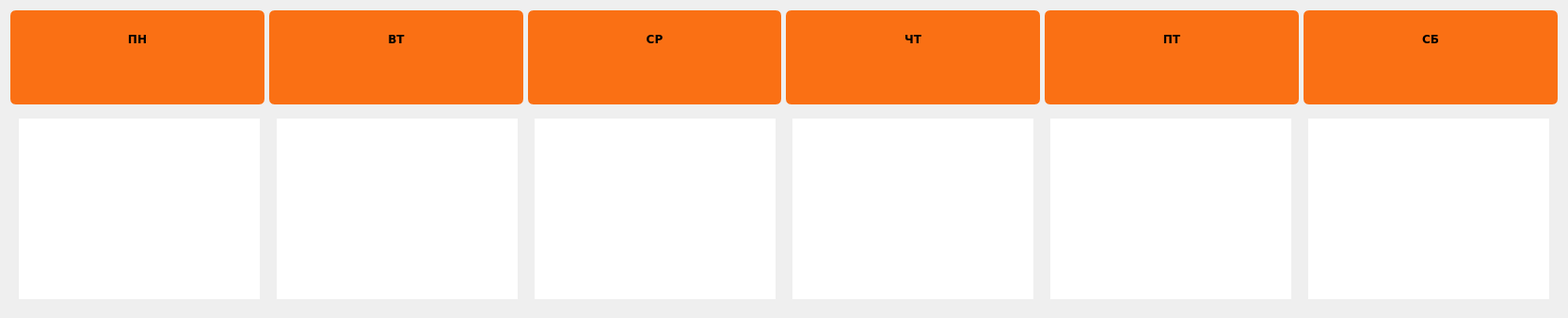
     <widget class="QFrame" name="frame_18">
      <property name="enabled">
       <bool>true</bool>
      </property>
      <property name="frameShape">
       <enum>QFrame::NoFrame</enum>
      </property>
      <property name="frameShadow">
       <enum>QFrame::Raised</enum>
      </property>
      <layout class="QGridLayout" name="gridLayout_17">
       <item row="0" column="0">
        <widget class="QFrame" name="frame">
         <property name="sizePolicy">
          <sizepolicy hsizetype="Preferred" vsizetype="Minimum">
           <horstretch>0</horstretch>
           <verstretch>0</verstretch>
          </sizepolicy>
         </property>
         <property name="minimumSize">
          <size>
           <width>0</width>
           <height>100</height>
          </size>
         </property>
         <property name="maximumSize">
          <size>
           <width>16777215</width>
           <height>100</height>
          </size>
         </property>
         <property name="baseSize">
          <size>
           <width>0</width>
           <height>0</height>
          </size>
         </property>
         <property name="frameShape">
          <enum>QFrame::NoFrame</enum>
         </property>
         <property name="frameShadow">
          <enum>QFrame::Raised</enum>
         </property>
         <layout class="QHBoxLayout" name="horizontalLayout">
          <property name="spacing">
           <number>5</number>
          </property>
          <property name="leftMargin">
           <number>0</number>
          </property>
          <property name="topMargin">
           <number>0</number>
          </property>
          <property name="rightMargin">
           <number>0</number>
          </property>
          <property name="bottomMargin">
           <number>0</number>
          </property>
          <item>
           <widget class="QFrame" name="frame_8">
            <property name="sizePolicy">
             <sizepolicy hsizetype="Minimum" vsizetype="Minimum">
              <horstretch>0</horstretch>
              <verstretch>0</verstretch>
             </sizepolicy>
            </property>
            <property name="minimumSize">
             <size>
              <width>150</width>
              <height>50</height>
             </size>
            </property>
            <property name="styleSheet">
             <string notr="true">QFrame{
 border-style: solid;
  border-color: #fa7014;
border-radius:6px;
border-width:4px;
background:#fa7014;
  

}




</string>
            </property>
            <property name="frameShape">
             <enum>QFrame::StyledPanel</enum>
            </property>
            <property name="frameShadow">
             <enum>QFrame::Raised</enum>
            </property>
            <layout class="QGridLayout" name="gridLayout">
             <item row="0" column="0">
              <widget class="QLabel" name="label_3">
               <property name="font">
                <font>
                 <family>Verdana</family>
                 <weight>75</weight>
                 <bold>true</bold>
                </font>
               </property>
               <property name="styleSheet">
                <string notr="true">QFrame{
 border-style: solid;
  border-color: #fa7014;
border-radius:6px;
border-width:4px;
background:#fa7014;
  

}




</string>
               </property>
               <property name="text">
                <string>ПН</string>
               </property>
               <property name="alignment">
                <set>Qt::AlignCenter</set>
               </property>
              </widget>
             </item>
             <item row="1" column="0">
              <widget class="QLabel" name="label_10">
               <property name="font">
                <font>
                 <family>Verdana</family>
                 <weight>75</weight>
                 <bold>true</bold>
                </font>
               </property>
               <property name="styleSheet">
                <string notr="true">QFrame{
 border-style: solid;
  border-color: #fa7014;
border-radius:6px;
border-width:4px;
background:#fa7014;
  

}




</string>
               </property>
               <property name="text">
                <string/>
               </property>
               <property name="alignment">
                <set>Qt::AlignCenter</set>
               </property>
              </widget>
             </item>
            </layout>
           </widget>
          </item>
          <item>
           <widget class="QFrame" name="frame_7">
            <property name="sizePolicy">
             <sizepolicy hsizetype="Minimum" vsizetype="Minimum">
              <horstretch>0</horstretch>
              <verstretch>0</verstretch>
             </sizepolicy>
            </property>
            <property name="minimumSize">
             <size>
              <width>150</width>
              <height>50</height>
             </size>
            </property>
            <property name="styleSheet">
             <string notr="true">QFrame{
 border-style: solid;
  border-color: #fa7014;
border-radius:6px;
border-width:4px;
background:#fa7014;
  

}




</string>
            </property>
            <property name="frameShape">
             <enum>QFrame::StyledPanel</enum>
            </property>
            <property name="frameShadow">
             <enum>QFrame::Raised</enum>
            </property>
            <layout class="QGridLayout" name="gridLayout_2">
             <item row="0" column="0">
              <widget class="QLabel" name="label_4">
               <property name="font">
                <font>
                 <family>Verdana</family>
                 <weight>75</weight>
                 <bold>true</bold>
                </font>
               </property>
               <property name="styleSheet">
                <string notr="true">QFrame{
 border-style: solid;
  border-color: #fa7014;
border-radius:6px;
border-width:4px;
background:#fa7014;
  

}




</string>
               </property>
               <property name="text">
                <string>ВТ</string>
               </property>
               <property name="alignment">
                <set>Qt::AlignCenter</set>
               </property>
              </widget>
             </item>
             <item row="1" column="0">
              <widget class="QLabel" name="label_11">
               <property name="font">
                <font>
                 <family>Verdana</family>
                 <weight>75</weight>
                 <bold>true</bold>
                </font>
               </property>
               <property name="styleSheet">
                <string notr="true">QFrame{
 border-style: solid;
  border-color: #fa7014;
border-radius:6px;
border-width:4px;
background:#fa7014;
  

}




</string>
               </property>
               <property name="text">
                <string/>
               </property>
               <property name="alignment">
                <set>Qt::AlignCenter</set>
               </property>
              </widget>
             </item>
            </layout>
           </widget>
          </item>
          <item>
           <widget class="QFrame" name="frame_6">
            <property name="sizePolicy">
             <sizepolicy hsizetype="Minimum" vsizetype="Minimum">
              <horstretch>0</horstretch>
              <verstretch>0</verstretch>
             </sizepolicy>
            </property>
            <property name="minimumSize">
             <size>
              <width>150</width>
              <height>50</height>
             </size>
            </property>
            <property name="styleSheet">
             <string notr="true">QFrame{
 border-style: solid;
  border-color: #fa7014;
border-radius:6px;
border-width:4px;
background:#fa7014;
  

}



</string>
            </property>
            <property name="frameShape">
             <enum>QFrame::StyledPanel</enum>
            </property>
            <property name="frameShadow">
             <enum>QFrame::Raised</enum>
            </property>
            <layout class="QGridLayout" name="gridLayout_3">
             <item row="0" column="0">
              <widget class="QLabel" name="label_5">
               <property name="font">
                <font>
                 <family>Verdana</family>
                 <weight>75</weight>
                 <bold>true</bold>
                </font>
               </property>
               <property name="styleSheet">
                <string notr="true">QFrame{
 border-style: solid;
  border-color: #fa7014;
border-radius:6px;
border-width:4px;
background:#fa7014;
  

}




</string>
               </property>
               <property name="text">
                <string>СР</string>
               </property>
               <property name="alignment">
                <set>Qt::AlignCenter</set>
               </property>
              </widget>
             </item>
             <item row="1" column="0">
              <widget class="QLabel" name="label_12">
               <property name="font">
                <font>
                 <family>Verdana</family>
                 <weight>75</weight>
                 <bold>true</bold>
                </font>
               </property>
               <property name="styleSheet">
                <string notr="true">QFrame{
 border-style: solid;
  border-color: #fa7014;
border-radius:6px;
border-width:4px;
background:#fa7014;
  

}




</string>
               </property>
               <property name="text">
                <string/>
               </property>
               <property name="alignment">
                <set>Qt::AlignCenter</set>
               </property>
              </widget>
             </item>
            </layout>
           </widget>
          </item>
          <item>
           <widget class="QFrame" name="frame_5">
            <property name="sizePolicy">
             <sizepolicy hsizetype="Minimum" vsizetype="Minimum">
              <horstretch>0</horstretch>
              <verstretch>0</verstretch>
             </sizepolicy>
            </property>
            <property name="minimumSize">
             <size>
              <width>150</width>
              <height>50</height>
             </size>
            </property>
            <property name="styleSheet">
             <string notr="true">QFrame{
 border-style: solid;
  border-color: #fa7014;
border-radius:6px;
border-width:4px;
background:#fa7014;
  

}




</string>
            </property>
            <property name="frameShape">
             <enum>QFrame::StyledPanel</enum>
            </property>
            <property name="frameShadow">
             <enum>QFrame::Raised</enum>
            </property>
            <layout class="QGridLayout" name="gridLayout_4">
             <item row="0" column="0">
              <widget class="QLabel" name="label_6">
               <property name="font">
                <font>
                 <family>Verdana</family>
                 <weight>75</weight>
                 <bold>true</bold>
                </font>
               </property>
               <property name="styleSheet">
                <string notr="true">QFrame{
 border-style: solid;
  border-color: #fa7014;
border-radius:6px;
border-width:4px;
background:#fa7014;
  

}




</string>
               </property>
               <property name="text">
                <string>ЧТ</string>
               </property>
               <property name="alignment">
                <set>Qt::AlignCenter</set>
               </property>
              </widget>
             </item>
             <item row="1" column="0">
              <widget class="QLabel" name="label_13">
               <property name="font">
                <font>
                 <family>Verdana</family>
                 <weight>75</weight>
                 <bold>true</bold>
                </font>
               </property>
               <property name="styleSheet">
                <string notr="true">QFrame{
 border-style: solid;
  border-color: #fa7014;
border-radius:6px;
border-width:4px;
background:#fa7014;
  

}




</string>
               </property>
               <property name="text">
                <string/>
               </property>
               <property name="alignment">
                <set>Qt::AlignCenter</set>
               </property>
              </widget>
             </item>
            </layout>
           </widget>
          </item>
          <item>
           <widget class="QFrame" name="frame_4">
            <property name="sizePolicy">
             <sizepolicy hsizetype="Minimum" vsizetype="Minimum">
              <horstretch>0</horstretch>
              <verstretch>0</verstretch>
             </sizepolicy>
            </property>
            <property name="minimumSize">
             <size>
              <width>150</width>
              <height>50</height>
             </size>
            </property>
            <property name="styleSheet">
             <string notr="true">QFrame{
 border-style: solid;
  border-color: #fa7014;
border-radius:6px;
border-width:4px;
background:#fa7014;
  

}




</string>
            </property>
            <property name="frameShape">
             <enum>QFrame::StyledPanel</enum>
            </property>
            <property name="frameShadow">
             <enum>QFrame::Raised</enum>
            </property>
            <layout class="QGridLayout" name="gridLayout_5">
             <item row="0" column="0">
              <widget class="QLabel" name="label_7">
               <property name="font">
                <font>
                 <family>Verdana</family>
                 <weight>75</weight>
                 <bold>true</bold>
                </font>
               </property>
               <property name="styleSheet">
                <string notr="true">QFrame{
 border-style: solid;
  border-color: #fa7014;
border-radius:6px;
border-width:4px;
background:#fa7014;
  

}




</string>
               </property>
               <property name="text">
                <string>ПТ</string>
               </property>
               <property name="alignment">
                <set>Qt::AlignCenter</set>
               </property>
              </widget>
             </item>
             <item row="1" column="0">
              <widget class="QLabel" name="label_14">
               <property name="font">
                <font>
                 <family>Verdana</family>
                 <weight>75</weight>
                 <bold>true</bold>
                </font>
               </property>
               <property name="styleSheet">
                <string notr="true">QFrame{
 border-style: solid;
  border-color: #fa7014;
border-radius:6px;
border-width:4px;
background:#fa7014;
  

}




</string>
               </property>
               <property name="text">
                <string/>
               </property>
               <property name="alignment">
                <set>Qt::AlignCenter</set>
               </property>
              </widget>
             </item>
            </layout>
           </widget>
          </item>
          <item>
           <widget class="QFrame" name="frame_3">
            <property name="sizePolicy">
             <sizepolicy hsizetype="Minimum" vsizetype="Minimum">
              <horstretch>0</horstretch>
              <verstretch>0</verstretch>
             </sizepolicy>
            </property>
            <property name="minimumSize">
             <size>
              <width>150</width>
              <height>50</height>
             </size>
            </property>
            <property name="styleSheet">
             <string notr="true">QFrame{
 border-style: solid;
  border-color: #fa7014;
border-radius:6px;
border-width:4px;
background:#fa7014;
  

}




</string>
            </property>
            <property name="frameShape">
             <enum>QFrame::StyledPanel</enum>
            </property>
            <property name="frameShadow">
             <enum>QFrame::Raised</enum>
            </property>
            <layout class="QGridLayout" name="gridLayout_6">
             <item row="0" column="0">
              <widget class="QLabel" name="label_8">
               <property name="font">
                <font>
                 <family>Verdana</family>
                 <weight>75</weight>
                 <bold>true</bold>
                </font>
               </property>
               <property name="styleSheet">
                <string notr="true">QFrame{
 border-style: solid;
  border-color: #fa7014;
border-radius:6px;
border-width:4px;
background:#fa7014;
  

}




</string>
               </property>
               <property name="text">
                <string>СБ</string>
               </property>
               <property name="alignment">
                <set>Qt::AlignCenter</set>
               </property>
              </widget>
             </item>
             <item row="1" column="0">
              <widget class="QLabel" name="label_15">
               <property name="font">
                <font>
                 <family>Verdana</family>
                 <weight>75</weight>
                 <bold>true</bold>
                </font>
               </property>
               <property name="styleSheet">
                <string notr="true">QFrame{
 border-style: solid;
  border-color: #fa7014;
border-radius:6px;
border-width:4px;
background:#fa7014;
  

}




</string>
               </property>
               <property name="text">
                <string/>
               </property>
               <property name="alignment">
                <set>Qt::AlignCenter</set>
               </property>
              </widget>
             </item>
            </layout>
           </widget>
          </item>
         </layout>
        </widget>
       </item>
       <item row="1" column="0">
        <widget class="QFrame" name="frame_10">
         <property name="frameShape">
          <enum>QFrame::NoFrame</enum>
         </property>
         <property name="frameShadow">
          <enum>QFrame::Raised</enum>
         </property>
         <layout class="QGridLayout" name="gridLayout_9">
          <property name="leftMargin">
           <number>0</number>
          </property>
          <property name="topMargin">
           <number>0</number>
          </property>
          <property name="rightMargin">
           <number>0</number>
          </property>
          <property name="bottomMargin">
           <number>0</number>
          </property>
          <property name="spacing">
           <number>0</number>
          </property>
          <item row="0" column="1">
           <widget class="QFrame" name="frame_12">
            <property name="sizePolicy">
             <sizepolicy hsizetype="Minimum" vsizetype="Preferred">
              <horstretch>0</horstretch>
              <verstretch>0</verstretch>
             </sizepolicy>
            </property>
            <property name="minimumSize">
             <size>
              <width>150</width>
              <height>0</height>
             </size>
            </property>
            <property name="frameShape">
             <enum>QFrame::NoFrame</enum>
            </property>
            <property name="frameShadow">
             <enum>QFrame::Raised</enum>
            </property>
            <layout class="QGridLayout" name="gridLayout_10">
             <item row="0" column="0">
              <widget class="QTableWidget" name="tableWidget_2">
               <property name="styleSheet">
                <string notr="true">QTableWidget:item
{
border-style: solid;
  border-color: #fa7014;
border-radius:8px;
border-width:4px;
background:#fa7014;
}

QTableWidget
{
border-style: none;
}</string>
               </property>
               <property name="frameShape">
                <enum>QFrame::NoFrame</enum>
               </property>
               <property name="lineWidth">
                <number>0</number>
               </property>
               <property name="editTriggers">
                <set>QAbstractItemView::NoEditTriggers</set>
               </property>
               <property name="tabKeyNavigation">
                <bool>false</bool>
               </property>
               <property name="selectionMode">
                <enum>QAbstractItemView::NoSelection</enum>
               </property>
               <property name="gridStyle">
                <enum>Qt::NoPen</enum>
               </property>
              </widget>
             </item>
            </layout>
           </widget>
          </item>
          <item row="0" column="2">
           <widget class="QFrame" name="frame_13">
            <property name="sizePolicy">
             <sizepolicy hsizetype="Minimum" vsizetype="Preferred">
              <horstretch>0</horstretch>
              <verstretch>0</verstretch>
             </sizepolicy>
            </property>
            <property name="minimumSize">
             <size>
              <width>150</width>
              <height>0</height>
             </size>
            </property>
            <property name="frameShape">
             <enum>QFrame::NoFrame</enum>
            </property>
            <property name="frameShadow">
             <enum>QFrame::Raised</enum>
            </property>
            <layout class="QGridLayout" name="gridLayout_11">
             <item row="0" column="0">
              <widget class="QTableWidget" name="tableWidget_3">
               <property name="styleSheet">
                <string notr="true">QTableWidget:item
{
border-style: solid;
  border-color: #fa7014;
border-radius:8px;
border-width:4px;
background:#fa7014;
}

QTableWidget
{
border-style: none;
}</string>
               </property>
               <property name="frameShape">
                <enum>QFrame::NoFrame</enum>
               </property>
               <property name="lineWidth">
                <number>0</number>
               </property>
               <property name="editTriggers">
                <set>QAbstractItemView::NoEditTriggers</set>
               </property>
               <property name="tabKeyNavigation">
                <bool>false</bool>
               </property>
               <property name="selectionMode">
                <enum>QAbstractItemView::NoSelection</enum>
               </property>
               <property name="showGrid">
                <bool>false</bool>
               </property>
               <property name="gridStyle">
                <enum>Qt::NoPen</enum>
               </property>
               <attribute name="horizontalHeaderDefaultSectionSize">
                <number>120</number>
               </attribute>
              </widget>
             </item>
            </layout>
           </widget>
          </item>
          <item row="0" column="4">
           <widget class="QFrame" name="frame_15">
            <property name="sizePolicy">
             <sizepolicy hsizetype="Minimum" vsizetype="Preferred">
              <horstretch>0</horstretch>
              <verstretch>0</verstretch>
             </sizepolicy>
            </property>
            <property name="minimumSize">
             <size>
              <width>150</width>
              <height>0</height>
             </size>
            </property>
            <property name="frameShape">
             <enum>QFrame::NoFrame</enum>
            </property>
            <property name="frameShadow">
             <enum>QFrame::Raised</enum>
            </property>
            <layout class="QGridLayout" name="gridLayout_13">
             <item row="0" column="0">
              <widget class="QTableWidget" name="tableWidget_5">
               <property name="styleSheet">
                <string notr="true">QTableWidget:item
{
border-style: solid;
  border-color: #fa7014;
border-radius:8px;
border-width:4px;
background:#fa7014;
}

QTableWidget
{
border-style: none;
}</string>
               </property>
               <property name="frameShape">
                <enum>QFrame::NoFrame</enum>
               </property>
               <property name="lineWidth">
                <number>0</number>
               </property>
               <property name="editTriggers">
                <set>QAbstractItemView::NoEditTriggers</set>
               </property>
               <property name="tabKeyNavigation">
                <bool>false</bool>
               </property>
               <property name="selectionMode">
                <enum>QAbstractItemView::NoSelection</enum>
               </property>
               <property name="gridStyle">
                <enum>Qt::NoPen</enum>
               </property>
              </widget>
             </item>
            </layout>
           </widget>
          </item>
          <item row="0" column="5">
           <widget class="QFrame" name="frame_16">
            <property name="sizePolicy">
             <sizepolicy hsizetype="Minimum" vsizetype="Preferred">
              <horstretch>0</horstretch>
              <verstretch>0</verstretch>
             </sizepolicy>
            </property>
            <property name="minimumSize">
             <size>
              <width>150</width>
              <height>0</height>
             </size>
            </property>
            <property name="frameShape">
             <enum>QFrame::NoFrame</enum>
            </property>
            <property name="frameShadow">
             <enum>QFrame::Raised</enum>
            </property>
            <layout class="QGridLayout" name="gridLayout_14">
             <item row="0" column="0">
              <widget class="QTableWidget" name="tableWidget_6">
               <property name="styleSheet">
                <string notr="true">QTableWidget:item
{
border-style: solid;
  border-color: #fa7014;
border-radius:8px;
border-width:4px;
background:#fa7014;
}

QTableWidget
{
border-style: none;
}</string>
               </property>
               <property name="frameShape">
                <enum>QFrame::NoFrame</enum>
               </property>
               <property name="lineWidth">
                <number>0</number>
               </property>
               <property name="editTriggers">
                <set>QAbstractItemView::NoEditTriggers</set>
               </property>
               <property name="tabKeyNavigation">
                <bool>false</bool>
               </property>
               <property name="selectionMode">
                <enum>QAbstractItemView::NoSelection</enum>
               </property>
               <property name="gridStyle">
                <enum>Qt::NoPen</enum>
               </property>
              </widget>
             </item>
            </layout>
           </widget>
          </item>
          <item row="0" column="3">
           <widget class="QFrame" name="frame_14">
            <property name="sizePolicy">
             <sizepolicy hsizetype="Minimum" vsizetype="Preferred">
              <horstretch>0</horstretch>
              <verstretch>0</verstretch>
             </sizepolicy>
            </property>
            <property name="minimumSize">
             <size>
              <width>150</width>
              <height>0</height>
             </size>
            </property>
            <property name="frameShape">
             <enum>QFrame::NoFrame</enum>
            </property>
            <property name="frameShadow">
             <enum>QFrame::Raised</enum>
            </property>
            <layout class="QGridLayout" name="gridLayout_12">
             <item row="0" column="0">
              <widget class="QTableWidget" name="tableWidget_4">
               <property name="styleSheet">
                <string notr="true">QTableWidget:item
{
border-style: solid;
  border-color: #fa7014;
border-radius:8px;
border-width:4px;
background:#fa7014;
}

QTableWidget
{
border-style: none;
}</string>
               </property>
               <property name="frameShape">
                <enum>QFrame::NoFrame</enum>
               </property>
               <property name="lineWidth">
                <number>0</number>
               </property>
               <property name="editTriggers">
                <set>QAbstractItemView::NoEditTriggers</set>
               </property>
               <property name="tabKeyNavigation">
                <bool>false</bool>
               </property>
               <property name="selectionMode">
                <enum>QAbstractItemView::NoSelection</enum>
               </property>
               <property name="gridStyle">
                <enum>Qt::NoPen</enum>
               </property>
              </widget>
             </item>
            </layout>
           </widget>
          </item>
          <item row="0" column="0">
           <widget class="QFrame" name="frame_11">
            <property name="sizePolicy">
             <sizepolicy hsizetype="Minimum" vsizetype="Preferred">
              <horstretch>0</horstretch>
              <verstretch>0</verstretch>
             </sizepolicy>
            </property>
            <property name="minimumSize">
             <size>
              <width>150</width>
              <height>0</height>
             </size>
            </property>
            <property name="frameShape">
             <enum>QFrame::NoFrame</enum>
            </property>
            <property name="frameShadow">
             <enum>QFrame::Raised</enum>
            </property>
            <layout class="QGridLayout" name="gridLayout_16">
             <item row="0" column="0">
              <widget class="QTableWidget" name="tableWidget">
               <property name="styleSheet">
                <string notr="true">QTableWidget:item
{
border-style: solid;
  border-color: #fa7014;
border-radius:8px;
border-width:4px;
background:#fa7014;
}

QTableWidget
{
border-style: none;
}
</string>
               </property>
               <property name="frameShape">
                <enum>QFrame::NoFrame</enum>
               </property>
               <property name="frameShadow">
                <enum>QFrame::Plain</enum>
               </property>
               <property name="lineWidth">
                <number>0</number>
               </property>
               <property name="editTriggers">
                <set>QAbstractItemView::NoEditTriggers</set>
               </property>
               <property name="tabKeyNavigation">
                <bool>false</bool>
               </property>
               <property name="selectionMode">
                <enum>QAbstractItemView::NoSelection</enum>
               </property>
               <property name="gridStyle">
                <enum>Qt::NoPen</enum>
               </property>
              </widget>
             </item>
            </layout>
           </widget>
          </item>
         </layout>
        </widget>
       </item>
      </layout>
     </widget>
